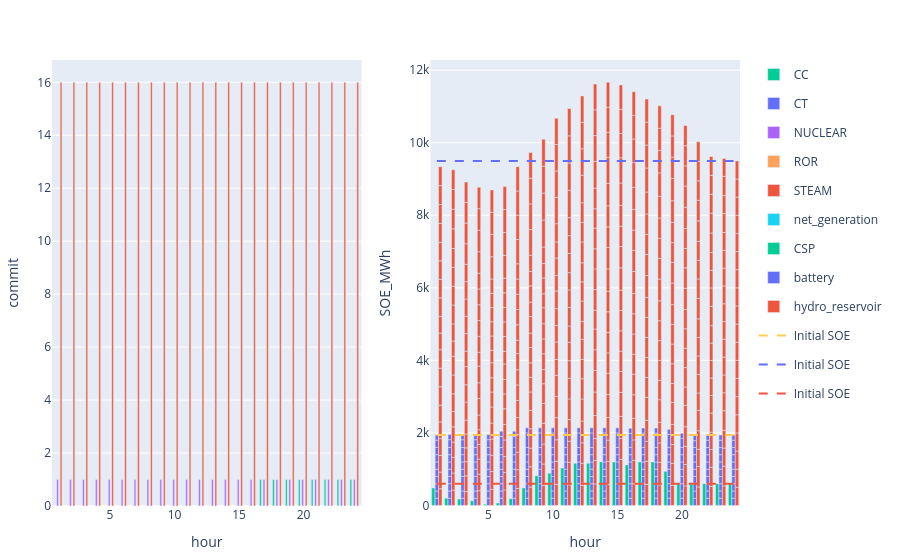

The notebook cell this image was saved under:
### Code cell
to_plot = commit_uc[(commit_uc.configuration .== config_1) .&  (commit_uc.day .== day_),:] 
p1 = plot(to_plot, x = :hour, y = :commit,  kind = "bar", color = :resource, stackgroup = 1) #Layout(barmode="stack"))


initial_SOE = s_uc.storage_parameters[s_uc.storage_parameters.configuration .== config_1, :]
initial_SOE.SOE_initial .= initial_SOE.SOE_max_MWh.*initial_SOE.initial_energy_proportion
initial_SOE = combine(groupby(initial_SOE,[:resource]),[:SOE_initial]  .=> sum, renamecols=false)

to_plot = s_uc.storage[(s_uc.storage.configuration .== config_1) .&  (s_uc.storage.day .== day_),:]
p2 = plot(to_plot, x = :hour , y = :SOE_MWh, color = :resource, kind = "bar", Layout(barmode="stack"))
for df in groupby(initial_SOE, :resource)
    hline2 = scatter(x=1:24, y=fill(unique(df.SOE_initial)[1], 24), mode="lines", line=attr(dash="dash"), name="Initial SOE")
    p2 = addtraces(p2, hline2)
end

[p1 p2]

### Figure 1 — Plotly figure (JSON) as saved in the notebook; plotly's stock layout.template omitted (floating-point values rounded to 4 significant figures; data arrays with more than 128 entries replaced by an {"elided": "..."} marker saying what was removed)
{"data": [{"legendgroup": "CC", "marker": {"color": "#00cc96"}, "name": "CC", "showlegend": true, "stackgroup": 1, "type": "bar", "x": [1, 2, 3, 4, 5, 6, 7, 8, 9, 10, 11, 12, 13, 14, 15, 16, 17, 18, 19, 20, 21, 22, 23, 24], "xaxis": "x1", "y": [0, 0, 0, 0, 0, 0, 0, 0, 0, 0, 0, 0, 0, 0, 0, 0, 1, 1, 1, 1, 1, 1, 1, 1], "yaxis": "y1"}, {"legendgroup": "CT", "marker": {"color": "#636efa"}, "name": "CT", "showlegend": true, "stackgroup": 1, "type": "bar", "x": [1, 2, 3, 4, 5, 6, 7, 8, 9, 10, 11, 12, 13, 14, 15, 16, 17, 18, 19, 20, 21, 22, 23, 24], "xaxis": "x1", "y": [0, 0, 0, 0, 0, 0, 0, 0, 0, 0, 0, 0, 0, 0, 0, 0, 0, 0, 0, 0, 0, 0, 0, 0], "yaxis": "y1"}, {"legendgroup": "NUCLEAR", "marker": {"color": "#ab63fa"}, "name": "NUCLEAR", "showlegend": true, "stackgroup": 1, "type": "bar", "x": [1, 2, 3, 4, 5, 6, 7, 8, 9, 10, 11, 12, 13, 14, 15, 16, 17, 18, 19, 20, 21, 22, 23, 24], "xaxis": "x1", "y": [1, 1, 1, 1, 1, 1, 1, 1, 1, 1, 1, 1, 1, 1, 1, 1, 1, 1, 1, 1, 1, 1, 1, 1], "yaxis": "y1"}, {"legendgroup": "ROR", "marker": {"color": "#FFA15A"}, "name": "ROR", "showlegend": true, "stackgroup": 1, "type": "bar", "x": [1, 2, 3, 4, 5, 6, 7, 8, 9, 10, 11, 12, 13, 14, 15, 16, 17, 18, 19, 20, 21, 22, 23, 24], "xaxis": "x1", "y": [null, null, null, null, null, null, null, null, null, null, null, null, null, null, null, null, null, null, null, null, null, null, null, null], "yaxis": "y1"}, {"legendgroup": "STEAM", "marker": {"color": "#EF553B"}, "name": "STEAM", "showlegend": true, "stackgroup": 1, "type": "bar", "x": [1, 2, 3, 4, 5, 6, 7, 8, 9, 10, 11, 12, 13, 14, 15, 16, 17, 18, 19, 20, 21, 22, 23, 24], "xaxis": "x1", "y": [16, 16, 16, 16, 16, 16, 16, 16, 16, 16, 16, 16, 16, 16, 16, 16, 16, 16, 16, 16, 16, 16, 16, 16], "yaxis": "y1"}, {"legendgroup": "net_generation", "marker": {"color": "#19d3f3"}, "name": "net_generation", "showlegend": true, "stackgroup": 1, "type": "bar", "x": [1, 2, 3, 4, 5, 6, 7, 8, 9, 10, 11, 12, 13, 14, 15, 16, 17, 18, 19, 20, 21, 22, 23, 24], "xaxis": "x1", "y": [null, null, null, null, null, null, null, null, null, null, null, null, null, null, null, null, null, null, null, null, null, null, null, null], "yaxis": "y1"}, {"legendgroup": "CSP", "marker": {"color": "#00cc96"}, "name": "CSP", "showlegend": true, "type": "bar", "x": [1, 2, 3, 4, 5, 6, 7, 8, 9, 10, 11, 12, 13, 14, 15, 16, 17, 18, 19, 20, 21, 22, 23, 24], "xaxis": "x2", "y": [482.3, 197.2, 177.5, 130.7, 32.22, 68.21, 185.6, 484.5, 818.3, 889.5, 1031.0, 1165.0, 1165.0, 1200, 1200, 1119.0, 1200, 1200, 940.5, 600, 600, 600, 600, 600], "yaxis": "y2"}, {"legendgroup": "battery", "marker": {"color": "#636efa"}, "name": "battery", "showlegend": true, "type": "bar", "x": {"elided": "240 int values"}, "xaxis": "x2", "y": {"elided": "240 float values"}, "yaxis": "y2"}, {"legendgroup": "hydro_reservoir", "marker": {"color": "#EF553B"}, "name": "hydro_reservoir", "showlegend": true, "type": "bar", "x": {"elided": "456 int values"}, "xaxis": "x2", "y": {"elided": "456 float values"}, "yaxis": "y2"}, {"line": {"dash": "dash"}, "mode": "lines", "name": "Initial SOE", "type": "scatter", "x": [1, 2, 3, 4, 5, 6, 7, 8, 9, 10, 11, 12, 13, 14, 15, 16, 17, 18, 19, 20, 21, 22, 23, 24], "xaxis": "x2", "y": [1940, 1940, 1940, 1940, 1940, 1940, 1940, 1940, 1940, 1940, 1940, 1940, 1940, 1940, 1940, 1940, 1940, 1940, 1940, 1940, 1940, 1940, 1940, 1940], "yaxis": "y2"}, {"line": {"dash": "dash"}, "mode": "lines", "name": "Initial SOE", "type": "scatter", "x": [1, 2, 3, 4, 5, 6, 7, 8, 9, 10, 11, 12, 13, 14, 15, 16, 17, 18, 19, 20, 21, 22, 23, 24], "xaxis": "x2", "y": [9500, 9500, 9500, 9500, 9500, 9500, 9500, 9500, 9500, 9500, 9500, 9500, 9500, 9500, 9500, 9500, 9500, 9500, 9500, 9500, 9500, 9500, 9500, 9500], "yaxis": "y2"}, {"line": {"dash": "dash"}, "mode": "lines", "name": "Initial SOE", "type": "scatter", "x": [1, 2, 3, 4, 5, 6, 7, 8, 9, 10, 11, 12, 13, 14, 15, 16, 17, 18, 19, 20, 21, 22, 23, 24], "xaxis": "x2", "y": [600, 600, 600, 600, 600, 600, 600, 600, 600, 600, 600, 600, 600, 600, 600, 600, 600, 600, 600, 600, 600, 600, 600, 600], "yaxis": "y2"}], "layout": {"margin": {"b": 50, "l": 50, "r": 50, "t": 60}, "xaxis1": {"anchor": "y1", "domain": [0, 0.45], "title": {"text": "hour"}}, "xaxis2": {"anchor": "y2", "domain": [0.55, 1], "title": {"text": "hour"}}, "yaxis1": {"anchor": "x1", "domain": [0, 1], "title": {"text": "commit"}}, "yaxis2": {"anchor": "x2", "domain": [0, 1], "title": {"text": "SOE_MWh"}}}}
